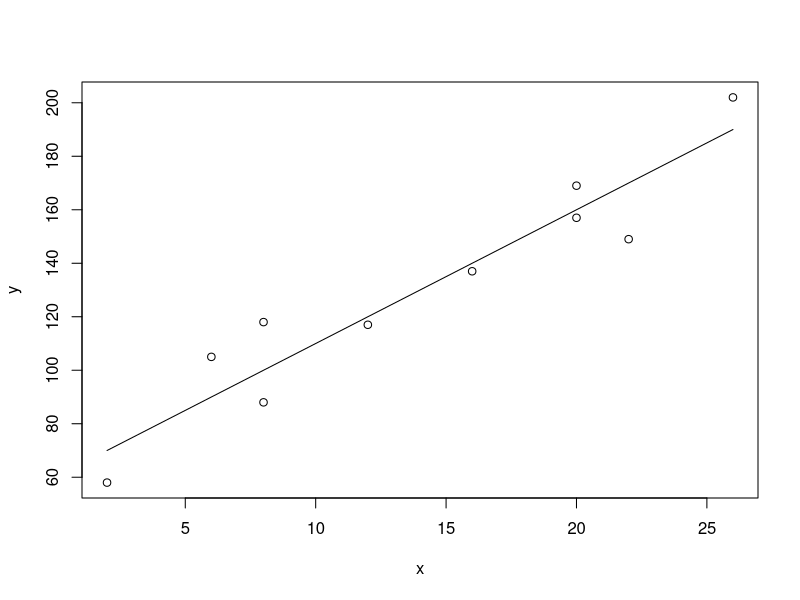
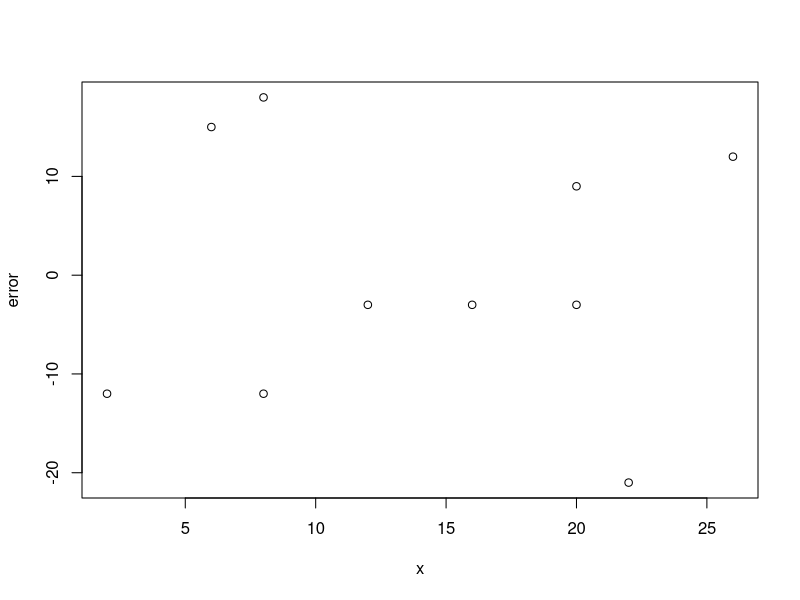
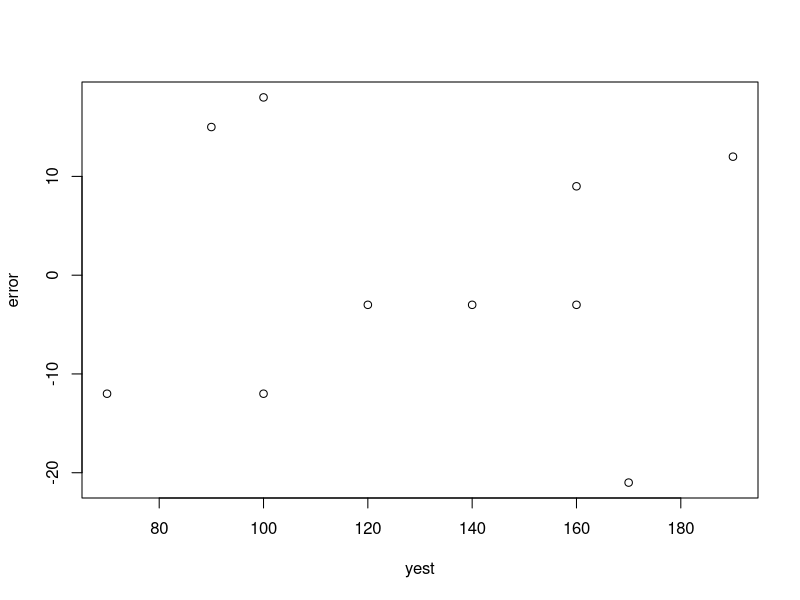
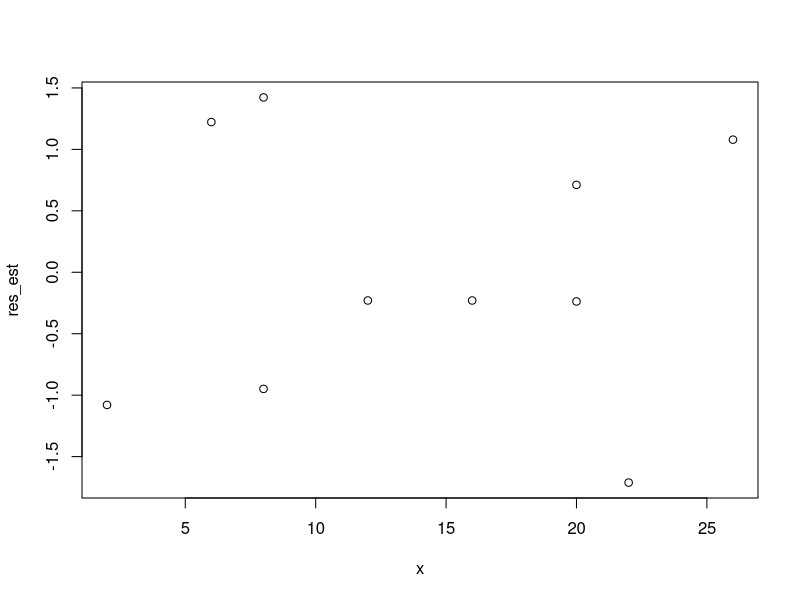

These charts were generated, in order, by the following R code: (Note: this script raises an error after producing the figures.)
x=c(2,6,8,8,12,16,20,20,22,26)
y = c(58,105,88,118,117,137,157,169,149,202)
i = c(1:length(x))
plot(x,y)
xmed = mean(x)
ymed = mean(y)
x_xmed = x - xmed
y_ymed = y - ymed
prod = x_xmed * y_ymed
s1 = sum(prod)
cuad = x_xmed^2
s2 = sum(cuad)
b1 = s1/s2
b0 = ymed - b1*xmed
yest = b0 + b1*x
lines(x,yest)
error= y - yest
sce = sum((error)^2)                                           
stc = sum(y_ymed^2)
scr = stc-sce
r2 = scr/stc
rxy = sign(b1)*sqrt(r2)
n = length(x)
s22 = sce/(n-2)
ecm = s22
s = sqrt(ecm)
sb1 = s/sqrt(s2)
t = b1 /sb1
########
reg = lm(y~x)
boo= reg$coefficients[1]
b11= reg$coefficients[2]
summary(reg)

cmr = scr/(1)
ecm = sce/(n-2)
F = cmr/ecm
anova(reg)
##########
plot(x,error)
plot(yest,error)
###########
hi = 1/n + (cuad/s2)
s_error= s*sqrt(1-hi)
res_est = error / s_error
plot(x,res_est)
rstandard(reg)
######
norm = qqnorm(i,plot.it = FLASE)$x
res_est_ord=sort(res_est)

plot(norm,res_est_ord)
eje = c(-1.5,1.5)
lines(eje,eje)
##########
x1 = c(1,2,3,3,4,4,5,6)
y1 = c(55,50,40,45,30,35,25,15)
plot(x1,y1)
abline(reg2)
reg2 = lm(y1~x1)
rs1 = rstandard(reg2)
plot(x1,rs1)
#########
x2 = c(10,10,15,20,20,25,70)
y2 = c(125,130,120,115,120,110,100)
plot(x2,y2)
abline(reg3)
reg3 = lm(y2~x2)
rs2 = rstandard(reg3)
plot(x2,rs2)
hi1 = influence(reg3)
hi11 = hi1$hat

#######
x3 = c(21.9,6,22.8,18.1,12.7,14.5,20,19.2,16,6.6,15.9,9.2,19.7,20,8.3,17.1,10.8,11.1) 
y3 = c(18.54,33.7,19.67,21.01,35.09,19.41,25.58,17.02,24.04,31.42,18.74,26.76,27.72,18.2,25,29.78,37.03,28.64)
plot(x3,y3)
reg4 =lm(y3~x3)
rs3 = rstandard(reg4)
plot(x3,rs3)
hi2 = influence(reg4)$hat
########
x4 = c(32977.4,162365.1,31363.8,56849.0,68848.0,507216.8,44180.1,194455.9,143131.0,35377.5,31062.1,92923.7,54421.2,144152.9,116840.8,62259.4,120966.5,30040.7,36450.8,61288.1)
y4 = c(1130,1400,800,1350,1000,3325,978,2000,1365,950,700,1275,1625,1318.3,773,1200,116,950,897,750)